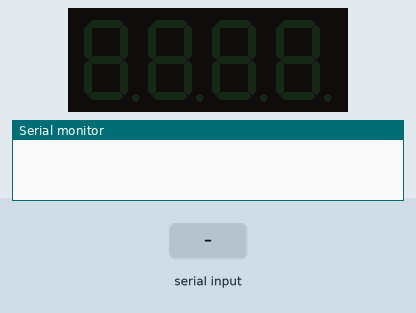
Bench run of a sketch on a simulated Arduino Uno, built with avr-gcc and run on an emulated ATmega328P. Parts: 4-digit seven-segment display, the last lines printed to the serial monitor. The inputs (shaded band) are chosen by the test bench.

Above: at 1.2 s.
1.3 s: "90,45\n" received over the second serial link
At 1.7 s:
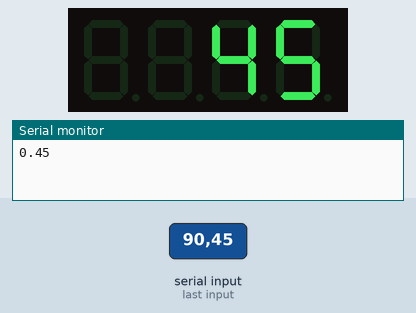
4.3 s: "30,150\n" received over the second serial link
At 5.2 s:
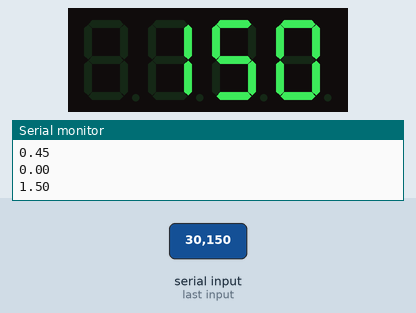
Timing chart, 0 to 7.3 s (numbered marks = the images above; inputs shaded):
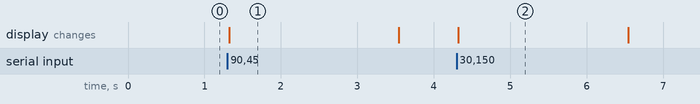

The sketch:

reciever.ino
```cpp
#include <SoftwareSerial.h>     //using software serial so as not to conflict with serial download
#include <Arduino.h>
#include <TM1637Display.h>

// Module connection pins (Digital Pins)
#define CLK 2
#define DIO 3

int temp = 0;
int humi = 0;

double tempF = 0;
double humiF = 0;

TM1637Display display(CLK, DIO);
SoftwareSerial mySerial(7, 8);  // RX, TX

void setup() {

  mySerial.begin(9600);  //setup software serial
  Serial.begin(9600);    //setup serial monitor
    display.setBrightness(0x0f);
}

void loop() {

  uint8_t data[] = { 0xff, 0xff, 0xff, 0xff };
  while (mySerial.available() == 0) {}

  humi = mySerial.parseInt();
  humiF = humi / 100.00;
  temp = mySerial.parseInt();
  tempF = temp / 100.00;


    //print received values to serial monitor
  Serial.println(tempF);

  display.showNumberDec(temp);
  delay(200);
}
```

Measured:
- after the input at 1.3 s, the display: changes at once (image 1)
- after the input at 4.3 s, the display: changes at once (image 2)
- what the display in image 1 shows lasts 2.2 s, from 1.3 s to 3.5 s
